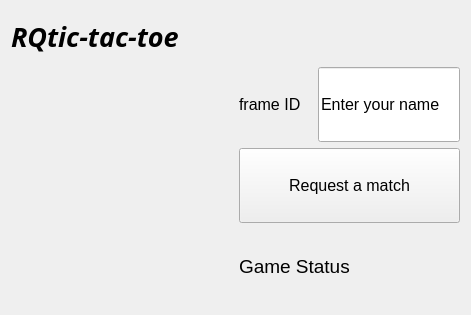
<?xml version="1.0" encoding="UTF-8"?>
<ui version="4.0">
 <class>TicTacToeWidget</class>
 <widget class="QWidget" name="TicTacToeWidget">
  <property name="geometry">
   <rect>
    <x>0</x>
    <y>0</y>
    <width>471</width>
    <height>315</height>
   </rect>
  </property>
  <property name="minimumSize">
   <size>
    <width>300</width>
    <height>300</height>
   </size>
  </property>
  <property name="windowTitle">
   <string>TicTacToe</string>
  </property>
  <layout class="QGridLayout" name="gridLayout">
   <item row="2" column="0">
    <layout class="QHBoxLayout" name="horizontalLayout_2">
     <item>
      <widget class="BoardWidget" name="BoardWidget" native="true">
       <property name="sizePolicy">
        <sizepolicy hsizetype="Preferred" vsizetype="Preferred">
         <horstretch>0</horstretch>
         <verstretch>0</verstretch>
        </sizepolicy>
       </property>
       <property name="minimumSize">
        <size>
         <width>10</width>
         <height>10</height>
        </size>
       </property>
      </widget>
     </item>
     <item>
      <layout class="QVBoxLayout" name="verticalLayout">
       <item>
        <layout class="QHBoxLayout" name="horizontalLayout">
         <item>
          <widget class="QLabel" name="FrameIDLabel">
           <property name="sizePolicy">
            <sizepolicy hsizetype="Preferred" vsizetype="Fixed">
             <horstretch>0</horstretch>
             <verstretch>0</verstretch>
            </sizepolicy>
           </property>
           <property name="font">
            <font>
             <pointsize>12</pointsize>
            </font>
           </property>
           <property name="text">
            <string>frame ID</string>
           </property>
          </widget>
         </item>
         <item>
          <widget class="QLineEdit" name="FrameIDLineEdit">
           <property name="sizePolicy">
            <sizepolicy hsizetype="Preferred" vsizetype="Preferred">
             <horstretch>0</horstretch>
             <verstretch>0</verstretch>
            </sizepolicy>
           </property>
           <property name="font">
            <font>
             <pointsize>12</pointsize>
            </font>
           </property>
           <property name="text">
            <string>Enter your name</string>
           </property>
          </widget>
         </item>
        </layout>
       </item>
       <item>
        <widget class="QPushButton" name="RequestMatchButton">
         <property name="sizePolicy">
          <sizepolicy hsizetype="Preferred" vsizetype="Preferred">
           <horstretch>0</horstretch>
           <verstretch>0</verstretch>
          </sizepolicy>
         </property>
         <property name="font">
          <font>
           <pointsize>12</pointsize>
          </font>
         </property>
         <property name="text">
          <string>Request a match</string>
         </property>
        </widget>
       </item>
       <item>
        <widget class="QLabel" name="GameStatusLabel">
         <property name="font">
          <font>
           <pointsize>14</pointsize>
          </font>
         </property>
         <property name="text">
          <string>Game Status</string>
         </property>
        </widget>
       </item>
      </layout>
     </item>
    </layout>
   </item>
   <item row="1" column="0">
    <widget class="QLabel" name="TitleLabel">
     <property name="sizePolicy">
      <sizepolicy hsizetype="Expanding" vsizetype="Expanding">
       <horstretch>0</horstretch>
       <verstretch>0</verstretch>
      </sizepolicy>
     </property>
     <property name="maximumSize">
      <size>
       <width>16777215</width>
       <height>50</height>
      </size>
     </property>
     <property name="font">
      <font>
       <family>Purisa</family>
       <pointsize>20</pointsize>
       <weight>75</weight>
       <italic>true</italic>
       <bold>true</bold>
      </font>
     </property>
     <property name="text">
      <string>RQtic-tac-toe</string>
     </property>
    </widget>
   </item>
  </layout>
 </widget>
 <customwidgets>
  <customwidget>
   <class>BoardWidget</class>
   <extends>QWidget</extends>
   <header>rqt_tic_tac_toe.board_widget</header>
   <container>1</container>
  </customwidget>
 </customwidgets>
 <resources/>
 <connections/>
</ui>
